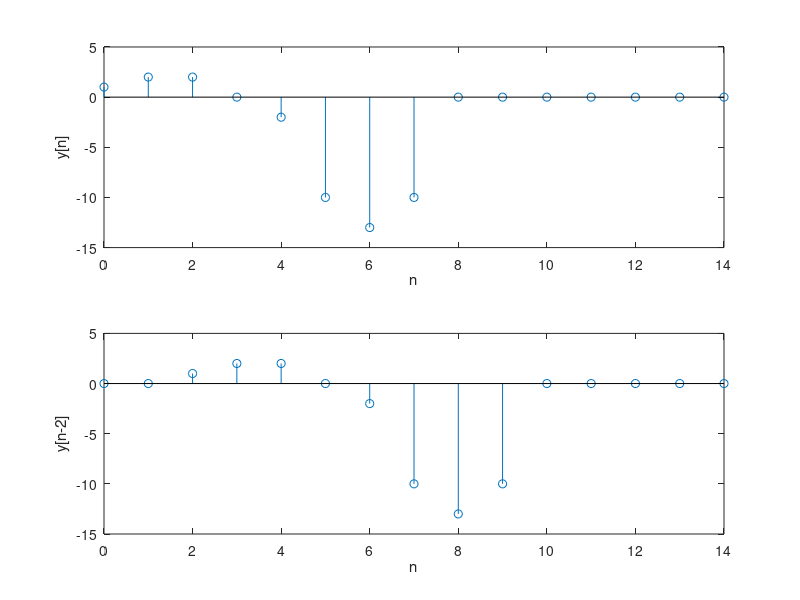

Here is the MATLAB script that generated this plot: (Note: this script raises an error after producing the figure.)
n = 0:14;

nx = 0:4;
nz = zeros(1,3);
x = nx+1;
x = [x nz];

nh = 0:3;
nz = zeros(1,4);
h = 1-nh;
h = [h nz];

y = conv(x,h);
subplot(2,1,1)
stem(n,y);
xlabel('n');
ylabel('y[n]');

h2 = circshift(h,2);
y2 = conv(x,h2);
subplot(2,1,2)
stem(n,y2);
xlabel('n');
ylabel('y[n-2]');
suptitle('Question1');
